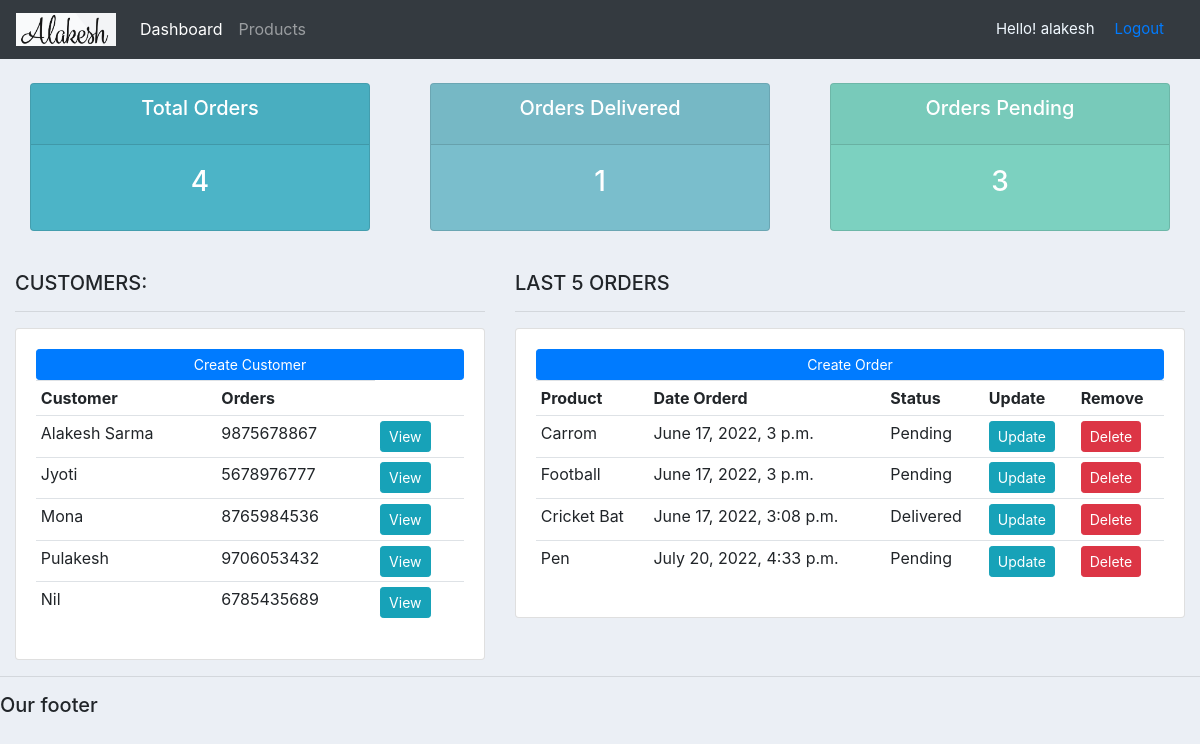
The app's page / (signed in) with its own data.
### accounts/models.py (models this page shows, shortened)
class customer(models.Model):
    name=models.CharField(max_length=200, null=True)
    phone=models.CharField(max_length=200, null=True)
    email=models.CharField(max_length=200, null=True)
    date_created=models.DateTimeField(auto_now_add=True)

class order(models.Model):
    STATUS=(
        ('Pending','Pending'),
        ('Out for Delivery', 'Out for Delivery'),
        ('Delivered','Delivered')
    )
    customer=models.ForeignKey(customer, null=True, on_delete=models.SET_NULL)
    product=models.ForeignKey(products, null=True, on_delete=models.SET_NULL)
    date_created=models.DateTimeField(auto_now_add=True, null=True)
    status=models.CharField(max_length=200, null=True, choices=STATUS)
    tags=models.ManyToManyField(tag)

class products(models.Model):
    CATEGORY=(
        ('Indoor','Indoor'),
        ('Outdoor','Outdoor')
    )
    name=models.CharField(max_length=200, null=True)
    price=models.FloatField()
    category=models.CharField(max_length=200, null=True, choices=CATEGORY)
    description=models.CharField(max_length=200, null=True)
    date_created=models.DateTimeField(auto_now_add=True, null=True)
    def __str__(self):
        return self.name

### accounts/views.py (the view)
# urls.py: path('', views.index, name='home'),
@login_required(login_url='login')
def index(request):
    all_cust=customer.objects.all()
    all_orders=order.objects.all()
    delivered=order.objects.filter(status='Delivered').count()
    pending=order.objects.filter(status='Pending').count()
    t_order=all_orders.count()
    summary={'t_order':t_order,'pen':pending,'delivered':delivered,'all_orders':all_orders,'all_cust':all_cust}
    return render(request, "accounts/dashboard.html", summary)

### accounts/templates/accounts/dashboard.html
{%  extends 'accounts/main.html' %}
{% load static %}
{% block content %}
{%  include 'accounts/status.html' %}
<br>
<div class="row">
	<div class="col-md-5">
		<h5>CUSTOMERS:</h5>
		<hr>
		<div class="card card-body">
			<a class="btn btn-primary  btn-sm btn-block" href="{% url 'create_Customer' %}">Create Customer</a>
			<table class="table table-sm">
				<tr>
					<th>Customer</th>
					<th>Orders</th>
				</tr>
				{% for cust in all_cust %}
					<tr>
						<td>{{cust.name}}</td>
						<td>{{cust.phone}}</td>
						<td><a class="btn btn-sm btn-info" href="{% url 'customer' cust.id %}">View</a></td>
					</tr>
				{% endfor %}
			</table>
		</div>
	</div>
	<div class="col-md-7">
		<h5>LAST 5 ORDERS</h5>
		<hr>
		<div class="card card-body">
			<a class="btn btn-primary  btn-sm btn-block" href="{% url 'create_Order' %}">Create Order</a>
			<table class="table table-sm">
				<tr>
					<th>Product</th>
					<th>Date Orderd</th>
					<th>Status</th>
					<th>Update</th>
					<th>Remove</th>
				</tr>
				{% for order in all_orders %}
					<tr>
						<td>{{order.product}}</td>
						<td>{{order.date_created}}</td>
						<td>{{order.status}}</td>
						<td><a class="btn btn-sm btn-info" href="{% url 'update_Order' order.id %}">Update</a></td>
						<td><a class="btn btn-sm btn-danger" href="{% url 'delete_order' order.id %}">Delete</a></td>
					</tr>
				{% endfor %}
			</table>
		</div>
	</div>
</div>
{% endblock %}

### accounts/templates/accounts/navbar.html (shortened to what this page needs)
{% load static %}
<nav class="navbar navbar-expand-lg navbar-dark bg-dark">
    <a class="navbar-brand" href="{% url 'home' %}"><img src="{% static '/image/logo.png' %}" width="100"></a>
    <div class="collapse navbar-collapse" id="navbarNav">
      <ul class="navbar-nav">
        <li class="nav-item active">
          <a class="nav-link" href="{% url 'home' %}">Dashboard</a>
        </li>
        <li class="nav-item">
          <a class="nav-link" href="{% url 'products' %}">Products</a>
        </li>
      </ul>
    </div>
    <span class="hello-msg">Hello! {{request.user}}</span>
    <span class="hello-msg"><a href="{% url 'logout' %}">Logout</a></span>
  </nav>

### static/css/style.css (style rules this page uses)
body { background-color: #ebeff5; }

### accounts/templates/accounts/navbar.html (style rules this page uses)
.hello-msg { color:aliceblue; font-size: 15px; margin-right: 20px; }

### records on screen
customer: name "Alakesh Sarma", phone "9875678867"
customer: name "Jyoti", phone "5678976777"
customer: name "Mona", phone "8765984536"
customer: name "Pulakesh", phone "9706053432"
customer: name "Nil", phone "6785435689"
order: product "Carrom", date_created "June 17, 2022, 3 p.m.", status "Pending"
order: product "Football", date_created "June 17, 2022, 3 p.m.", status "Pending"
order: product "Cricket Bat", date_created "June 17, 2022, 3:08 p.m.", status "Delivered"
order: product "Pen", date_created "July 20, 2022, 4:33 p.m.", status "Pending"

### other values on screen
{{ request.user }} "alakesh"
{{ t_order }} "4"
{{ delivered }} "1"
{{ pen }} "3"
